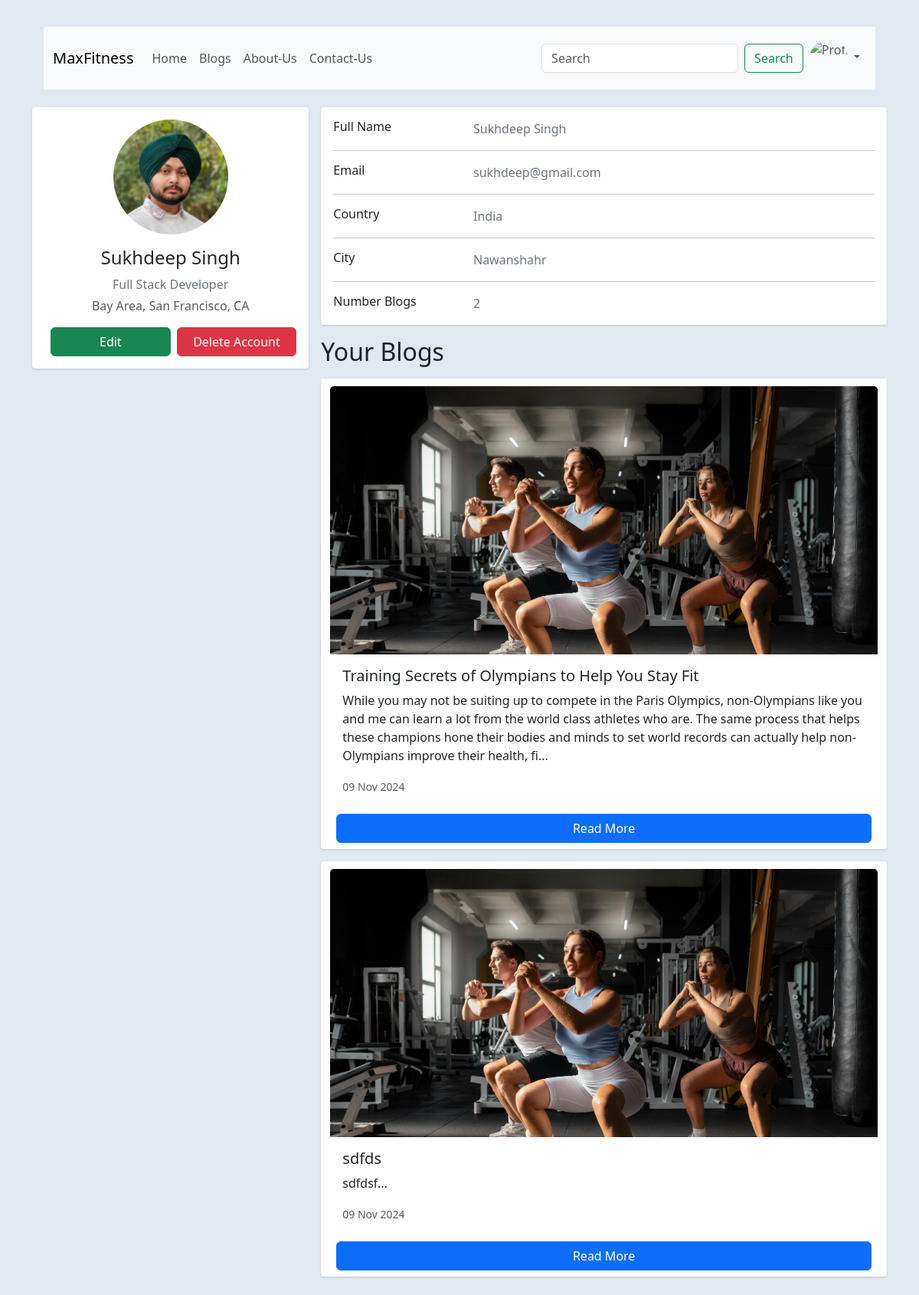
Screenshot of /blog/dashboard/ (signed in) with the database file from the repository.
### Blog/models.py (models this page shows, shortened)
class Blogger(models.Model):
    blogger_id = models.AutoField(primary_key=True, unique=True)
    first_name = models.CharField(max_length=300)
    last_name = models.CharField(max_length=300)
    email = models.EmailField(unique=True)
    country = models.CharField(max_length=300)
    city = models.CharField(max_length=300)
    profile_picture = models.ImageField(upload_to='bloggers_profiles/',
                                         default='bloggers_profiles/default.avif')
    password = models.CharField(max_length=3000,editable=False)

class Blog(models.Model):
    CATEGORY_CHOICES = [
        ('Weight Loss', 'Weight Loss'),
        ('Weight Gain', 'Weight Gain'),
        ('Food', 'Food'),
        ('Health', 'Health'),
        ('Yoga', 'Yoga'),
        ('Muscle Gain', 'Muscle Gain'),
    ]
    blog_id = models.AutoField(primary_key=True, unique=True)
    title = models.CharField(max_length=3000)
    category = models.CharField(max_length=300,choices=CATEGORY_CHOICES)
    introduction = models.TextField(max_length=6000)
    sub_heading1 = models.CharField(max_length=1000)
    content1 = models.TextField(max_length=10000)
    sub_heading2 = models.CharField(max_length=1000)
    content2 = models.TextField(max_length=10000)
    sub_heading3 = models.CharField(max_length=1000)
    content3 = models.TextField(max_length=10000)
    sub_heading4 = models.CharField(max_length=1000)
    content4 = models.TextField(max_length=10000)
    post_date = models.DateTimeField(auto_now=True)
    published_by = models.ForeignKey(Blogger,on_delete=models.CASCADE,null=True)

### Blog/views.py (the view)
# urls.py: path('dashboard/',views.user_dashboard,name='dashboard'),
def user_dashboard(request):
    if request.session.get('blogger_id'):
        blogger_id = request.session.get('blogger_id')
        blogger = models.Blogger.objects.get(blogger_id=blogger_id)
        """select count(*) from Blogs where published_by = blogger_id"""
        number_of_blogs = models.Blog.objects.filter(published_by=blogger_id).count()
        """select * from blogs inner join bloggers on blogs.published_by = bloggers.blogger_id
        where blogs.published_by = bloggers.blogger_id"""
        blogger_blogs = models.Blog.objects.select_related('published_by').filter(published_by=blogger_id).all()
        data = {
            'blogger': blogger,
            'number_of_blogs':number_of_blogs,
            'blogger_blogs':blogger_blogs
        }
        return render(request,'Blog/user_dashboard.html',context=data)
    else:
        return redirect('Blog:login_user')

### Blog/templates/Blog/user_dashboard.html (shortened to what this page needs)
<!doctype html>
{% load static %}
<html lang="en">
  <head>
    <link href="https://cdn.jsdelivr.net/npm/bootstrap@5.3.3/dist/css/bootstrap.min.css" rel="stylesheet">
    <link rel="stylesheet" href="{% static 'Blog/css/user_dashboard.css' %}">
    <link rel="stylesheet" href="{% static 'css/navbar.css' %}">
  </head>
  <body>
  <div class="container">
    <div class="main-body">
        <div class="mb-2">
            {% include 'navbar.html' %}
        </div>
          <div class="row gutters-sm">
            <div class="col-md-4 mb-3">
              <div class="card">
                <div class="card-body">
                  <div class="d-flex flex-column align-items-center text-center">
                    <img src="{{blogger.profile_picture.url}}" alt="Admin" class="rounded-circle" width="150">
                    <div class="mt-3">
                      <h4>{{blogger.first_name}} {{blogger.last_name}}</h4>
                      <p class="text-secondary mb-1">Full Stack Developer</p>
                      <p class="text-muted font-size-sm">Bay Area, San Francisco, CA</p>
                    </div>
                  </div>
                  <div class="d-flex">
                    <button class="btn btn-success ms-2 w-100">Edit</button>
                    <button class="btn btn-danger ms-2 w-100">Delete Account</button>
                  </div>
                </div>
              </div>
            </div>
            <div class="col-md-8">
              <div class="card mb-3">
                <div class="card-body">
                  <div class="row">
                    <div class="col-sm-3">
                      <h6 class="mb-0">Full Name</h6>
                    </div>
                    <div class="col-sm-9 text-secondary">
                      {{blogger.first_name}} {{blogger.last_name}}
                    </div>
                  </div>
                  <hr>
                  <div class="row">
                    <div class="col-sm-3">
                      <h6 class="mb-0">Email</h6>
                    </div>
                    <div class="col-sm-9 text-secondary">
                    {{blogger.email}}
                    </div>
                  </div>
                  <hr>
                  <div class="row">
                    <div class="col-sm-3">
                      <h6 class="mb-0">Country</h6>
                    </div>
                    <div class="col-sm-9 text-secondary">
                      {{blogger.country}}
                    </div>
                  </div>
                  <hr>
                  <div class="row">
                    <div class="col-sm-3">
                      <h6 class="mb-0">City</h6>
                    </div>
                    <div class="col-sm-9 text-secondary">
                      {{blogger.city}}
                    </div>
                  </div>
                  <hr>
                  <div class="row">
                    <div class="col-sm-3">
                      <h6 class="mb-0">Number Blogs</h6>
                    </div>
                    <div class="col-sm-9 text-secondary">
                      {{number_of_blogs}}
                    </div>
                  </div>
                </div>
              </div>
              <div class="row">
                <h2>Your Blogs</h2>
              </div>
              <div class="row p-2 gutters-sm">
                    {% for blog in blogger_blogs %}
                        <div class="card mb-3">
                          <img height="350vw" src="{% static 'Blog/img/blog1.jpg' %}"
                          class="card-img-top" alt="...">
                          <div class="card-body">
                            <h5 class="card-title">{{blog.title}}</h5>
                            <p class="card-text">{{ blog.introduction|slice:":300" }}...</p>
                            <p class="card-text"><small class="text-muted">{{blog.post_date|date:"d M Y"}}</small></p>
                          </div>
                          <a href="{% url 'Blog:view_blog' blog_id=blog.blog_id %}" class="btn btn-primary m-2">Read More</a>
                        </div>
                    {% endfor %}
              </div>
            </div>
          </div>
        </div>
  </body>
</html>

### Blog/static/Blog/css/user_dashboard.css (style rules this page uses)
body { margin-top:20px; color: #1a202c; text-align: left; background-color: #e2e8f0; }
.main-body { padding: 15px; }
.card { box-shadow: 0 1px 3px 0 rgba(0,0,0,.1), 0 1px 2px 0 rgba(0,0,0,.06); }
.card { position: relative; display: flex; flex-direction: column; min-width: 0; word-wrap: break-word; background-color: #fff; background-clip: border-box; border: 0 solid rgba(0,0,0,.125); border-radius: .25rem; }
.card-body { flex: 1 1 auto; min-height: 1px; padding: 1rem; }
.gutters-sm { margin-right: -8px; margin-left: -8px; }
.gutters-sm>.col, .gutters-sm>[class*=col-] { padding-right: 8px; padding-left: 8px; }
.mb-3, .my-3 { margin-bottom: 1rem!important; }
.card>img { object-fit: cover; object-position: 0 0px; margin-top: 10px ; }

### rows the page displays
Blogger: profile_picture (picture), first_name "Sukhdeep", last_name "Singh", email "sukhdeep@gmail.com", country "India", city "Nawanshahr"
Blog: title "Training Secrets of Olympians to Help You Stay Fit", introduction "While you may not be suiting up to compete in the Paris Olympics, non-Olympians like you and me can learn a lot from the world class athletes who are. The same process that helps these champions hone their bodies and minds to set world records can actually help non-Olympians improve their health, fi", post_date "09 Nov 2024"
Blog: title "sdfds", introduction "sdfdsf", post_date "09 Nov 2024"

### other values shown
{{ number_of_blogs }} "2"
